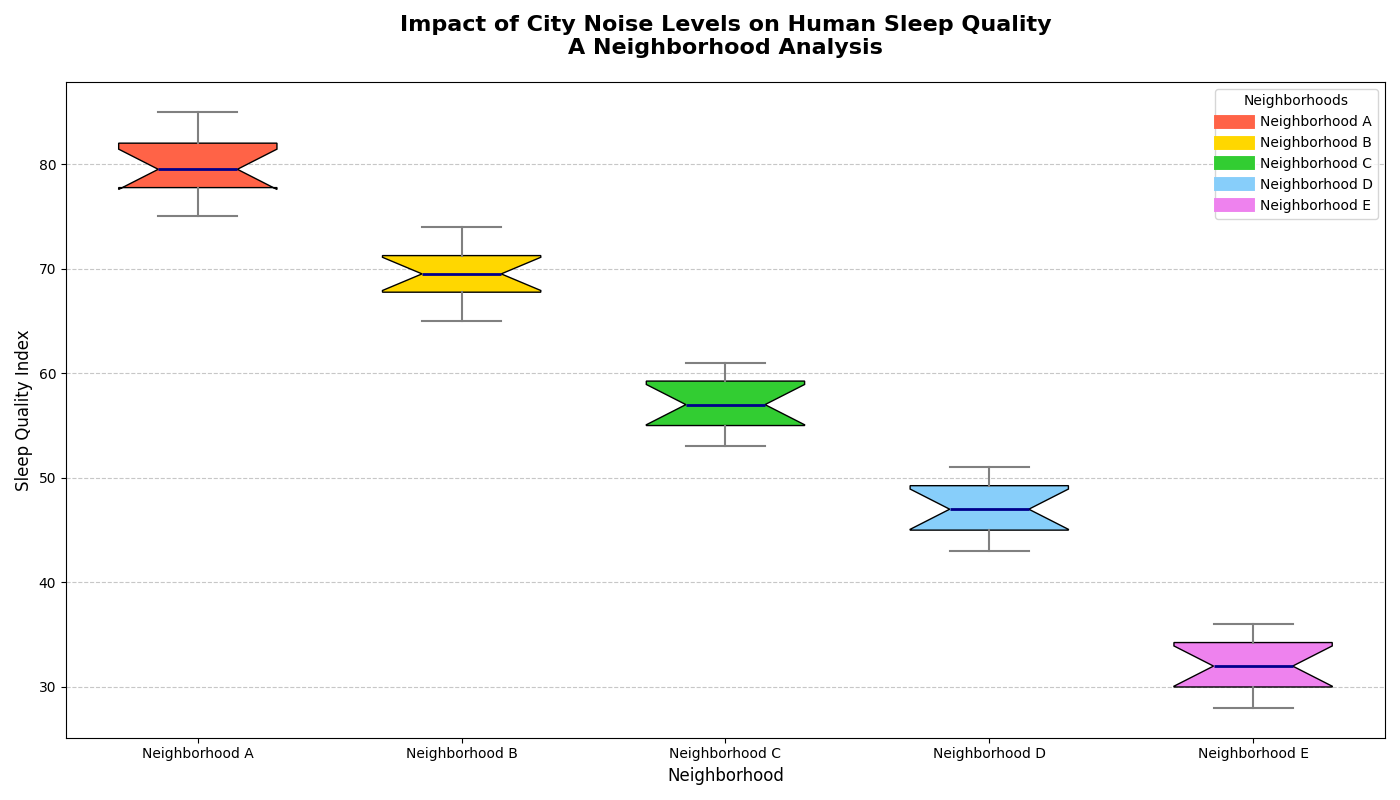

The script that drew this image:
import matplotlib.pyplot as plt
import numpy as np

# Backstory: A fictional study on "Impact of City Noise Levels on Human Sleep Quality"
# Sleep quality index data from different neighborhoods in a city with varying noise levels

# Data representing sleep quality index (higher is better) in five different neighborhoods
neighborhood_a_sleep_quality = [75, 78, 80, 82, 76, 79, 83, 85, 77, 81, 82, 79]
neighborhood_b_sleep_quality = [68, 70, 65, 72, 74, 66, 67, 71, 69, 73, 70, 68]
neighborhood_c_sleep_quality = [55, 57, 60, 58, 54, 56, 53, 59, 61, 55, 57, 60]
neighborhood_d_sleep_quality = [45, 47, 50, 48, 44, 46, 43, 49, 51, 45, 47, 50]
neighborhood_e_sleep_quality = [30, 32, 35, 33, 29, 31, 28, 34, 36, 30, 32, 35]

# Combine data in a list
all_sleep_quality_data = [
    neighborhood_a_sleep_quality,
    neighborhood_b_sleep_quality,
    neighborhood_c_sleep_quality,
    neighborhood_d_sleep_quality,
    neighborhood_e_sleep_quality
]

# Labels for each neighborhood
neighborhood_labels = ["Neighborhood A", "Neighborhood B", "Neighborhood C", "Neighborhood D", "Neighborhood E"]

# Create the figure and axis object with subplots
fig, ax = plt.subplots(nrows=1, ncols=1, figsize=(14, 8))

# Creating the boxplot
box = ax.boxplot(
    all_sleep_quality_data,
    patch_artist=True,
    notch=True,
    vert=True,
    labels=neighborhood_labels,
    widths=0.6
)

# Customizing the boxplot colors and appearance
colors = ['#FF6347', '#FFD700', '#32CD32', '#87CEFA', '#EE82EE']
for patch, color in zip(box['boxes'], colors):
    patch.set_facecolor(color)

# Customizing the medians, whiskers, caps, and fliers
plt.setp(box['medians'], color='darkblue', linewidth=2)
plt.setp(box['whiskers'], color='gray', linewidth=1.5, linestyle='-')
plt.setp(box['caps'], color='grey', linewidth=1.5)
plt.setp(box['fliers'], marker='o', color='black', alpha=0.5)

# Add title, labels, and grid for readability
ax.set_title("Impact of City Noise Levels on Human Sleep Quality\nA Neighborhood Analysis", fontsize=16, weight='bold', pad=20)
ax.set_xlabel("Neighborhood", fontsize=12)
ax.set_ylabel("Sleep Quality Index", fontsize=12)
ax.grid(axis='y', linestyle='--', alpha=0.7)

# Additional customization for tick labels
plt.xticks(fontsize=10)
plt.yticks(fontsize=10)

# Adding a legend for the boxplot colors
for label, color in zip(neighborhood_labels, colors):
    plt.plot([], [], color=color, label=label, linewidth=10)
plt.legend(title="Neighborhoods", loc='upper right')

# Automatically adjust layout to prevent overlapping
plt.tight_layout()

# Display the plot
plt.show()
